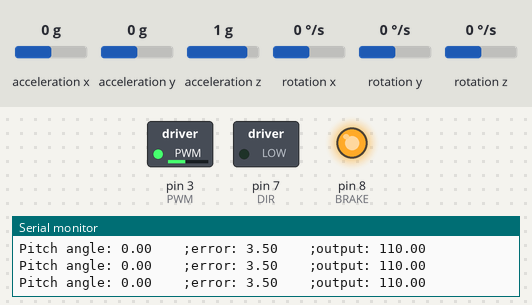
A sketch run on a simulated Arduino Uno, built with avr-gcc and run on an emulated ATmega328P. On the bench: switched loads named in the sketch (green lamp = pin HIGH), output pins drawn as LEDs (lit = HIGH), the last lines printed to the serial monitor. Inputs (shaded band) come from the test bench; at power-on: acceleration x 0 g, acceleration y 0 g, acceleration z 1 g, rotation x 0 °/s, rotation y 0 °/s, rotation z 0 °/s.

Above: at 3.2 s.
3.3 s: acceleration x set to -1.4 g
At 3.6 s:
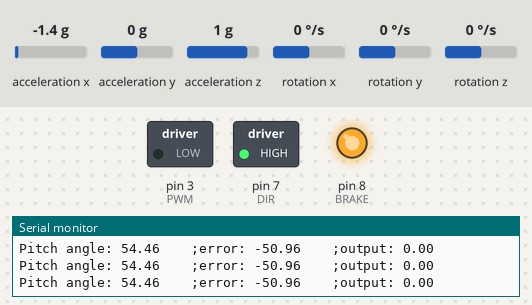
4.8 s: acceleration x set to 0 g
At 5.4 s:
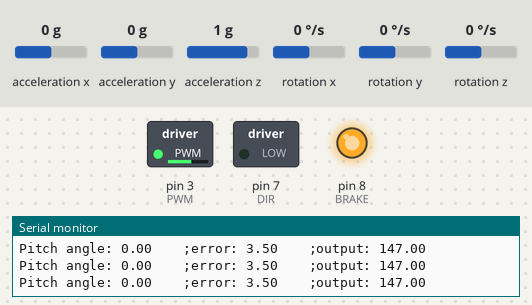
7.8 s: acceleration x set to -0.8 g
At 8.3 s:
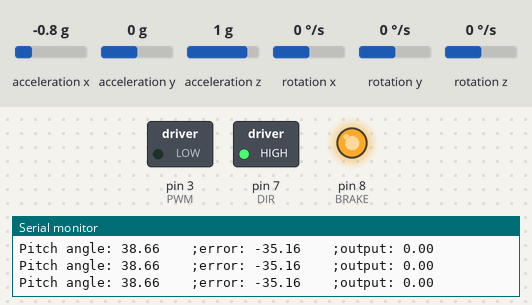
9.3 s: acceleration x set to 0.8 g
At 10.5 s:
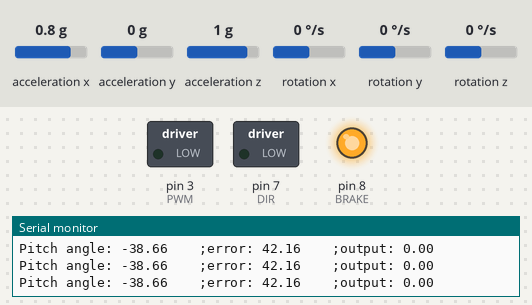
10.8 s: acceleration x set to -0.1 g
At 11.7 s:
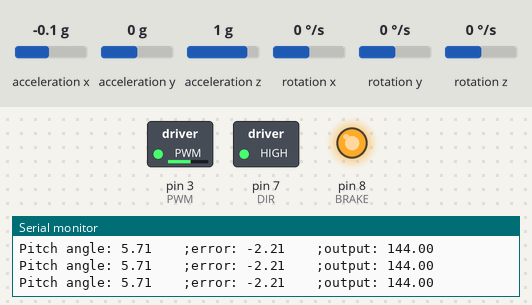
13.8 s: acceleration y set to -1.4 g
Timing chart, 0 to 16.3 s (numbered marks = the images above; inputs shaded):
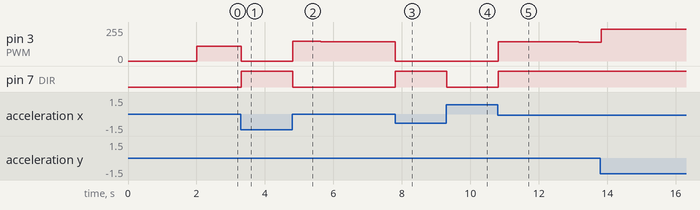

The sketch:

1D_Reaction_Wheel.ino
```cpp
#include "MPU9250.h"

#define DIR 7
#define BRAKE 8
#define PWM 3

double dt, last_time;
double input, output, integral, previous, error;
const double Setpoint = 3.5;

//Specify the links and initial tuning parameters
double kp = 40, ki = 0.5, kd = 2;  //38-0.5-2 or 40-0.5-2   100-5-10  130-6-12

MPU9250 mpu;

void setup() {

  TCCR2B = TCCR2B & B11111000 | B00000001;

  Serial.begin(115200);
  Wire.begin();

  pinMode(PWM, OUTPUT);
  pinMode(DIR, OUTPUT);
  pinMode(BRAKE, OUTPUT);

  input = mpu.getPitch();

  digitalWrite(BRAKE, HIGH);
  analogWrite(PWM, 0);

  delay(2000);

  if (!mpu.setup(0x68)) {
    while (1) {
      Serial.println("MPU connection failed. Please check your connection with connection_check example.");
      delay(5000);
    }
  }
}

void loop() {

  input = mpu.getPitch();

  double now = millis();
  dt = (now - last_time) / 1000.00;
  last_time = now;

  input = mpu.getPitch();


  error = Setpoint - input;
  output = pid(error);

  if (output < 0) {
    digitalWrite(DIR, HIGH);
    output = -output;
  }
  else
    digitalWrite(DIR, LOW);


  if (output >= 255) {
    output = 255;
  }

  output = map(output, 0, 255, 255, 0);

  TCCR2B = TCCR2B & B11111000 | B00000001;
  analogWrite(PWM, output);

  if (mpu.update()) {
    static uint32_t prev_ms = millis();
    if (millis() > prev_ms + 25) {
      print();
      prev_ms = millis();
    }
  }
}


void print() {
  Serial.print("Pitch angle: ");
  Serial.print(input, 2);
  Serial.print("    ;error: ");
  Serial.print(error, 2);
  Serial.print("    ;output: ");
  Serial.println(output, 2);
}

double pid(double error) {

  double proportional = error;
  integral += error * dt;
  double derivative = (error - previous) / dt;
  previous = error;
  double output = (kp * proportional) + (ki * integral) + (kd * derivative);
  return output;
}
```

Measured:
- after the input at 3.3 s, pin 7 (DIR): LOW → HIGH at once
- after the input at 4.8 s, pin 3 (PWM): 0/255 → 148/255 at once, → 147/255 0.25 s later, → 146/255 0.57 s later, → 145/255 0.57 s later, … (6 changes in this stretch); pin 7 (DIR): HIGH → LOW at once
- after the input at 7.8 s, pin 7 (DIR): LOW → HIGH at once
- after the input at 9.3 s, pin 7 (DIR): HIGH → LOW at once
- after the input at 10.8 s, pin 3 (PWM): 0/255 → 145/255 at once, → 144/255 0.55 s later, → 143/255 0.91 s later, → 142/255 0.91 s later; pin 7 (DIR): LOW → HIGH at once
